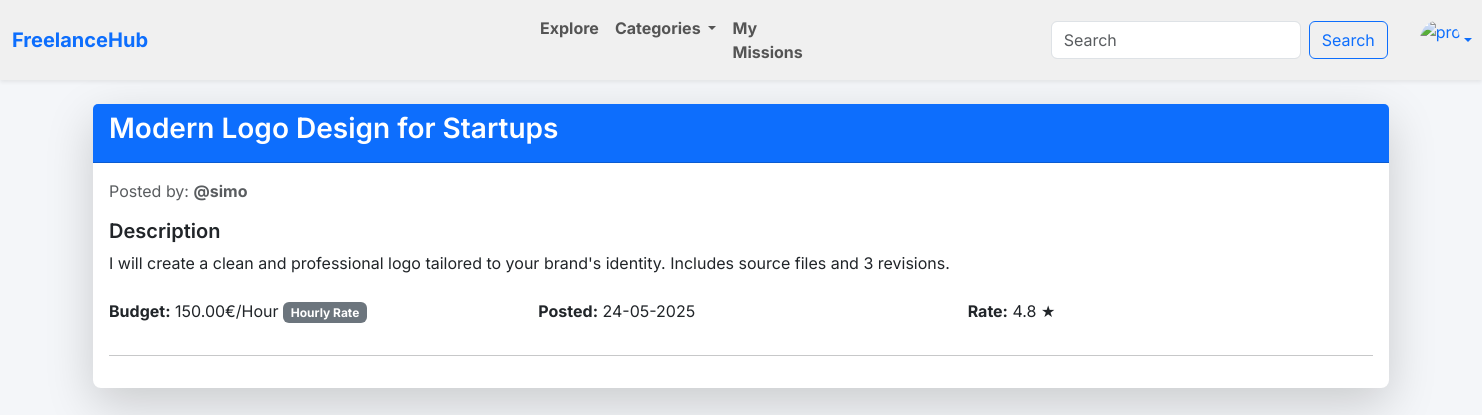
Before: /client/service/3/ (signed in) with the older database file.
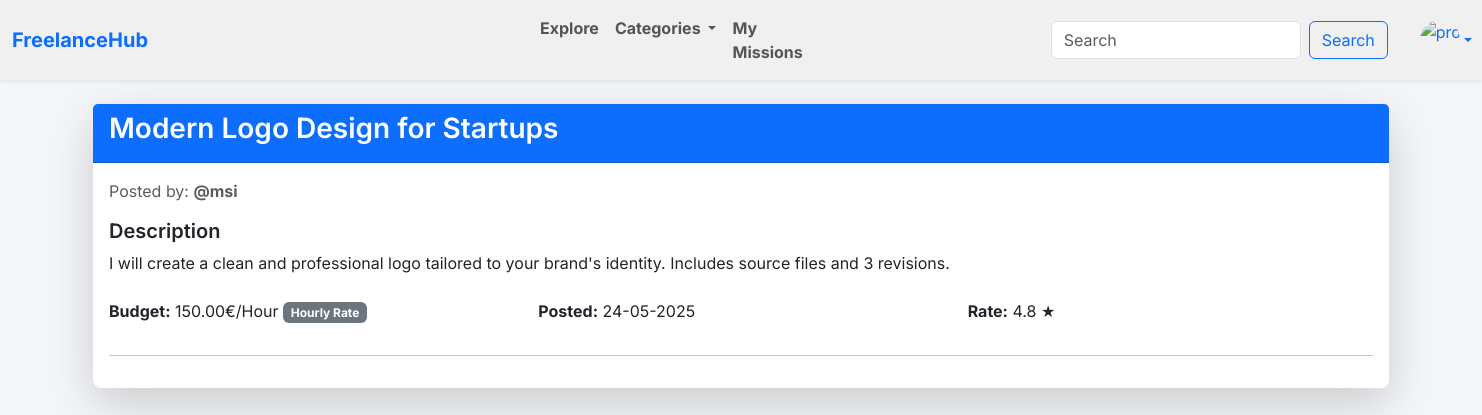
After: the same page with the newer database file.
### freelancer/models.py (models this page shows)
class Service(models.Model):
    user = models.ForeignKey(User, on_delete=models.CASCADE)
    title = models.CharField(max_length=100)
    description = models.TextField(blank=True, default='No Description Available')
    image_url = models.URLField(default="https://placehold.co/600x400")
    image = models.ImageField(upload_to='uploads/services', default='uploads/default.jpg')
    price = models.DecimalField(max_digits=8, decimal_places=2)
    rate = models.DecimalField(max_digits=2, decimal_places=1, default=0)
    created_at = models.DateTimeField(auto_now_add=True)
    updated_at = models.DateTimeField(auto_now=True)

### client/views.py (the view)
# urls.py: path('service/<int:pk>/', views.freelance_detail, name='freelance_detail'),
@login_required
def freelance_detail(request, pk):
    service = get_object_or_404(Service, pk=pk)
    return render(request, 'client/freelancer_detail.html',{'service': service})

### client/templates/client/freelancer_detail.html
{% extends 'main.html' %}
{% load humanize %}
{% block nav %}
    {% include "navbar.html" with logged_in=True search=True %}
{% endblock %}
{% block content %}
    <div class="container py-4">
        <div class="card shadow-lg border-0 mb-4 rounded-3" style="min-width: 350px;">
            <div class="card-header bg-primary text-white">
                <h3>{{ service.title }}</h3>
            </div>
            <div class="card-body">
                <p class="text-muted">Posted by: <strong>@{{ service.user.username }}</strong></p>
                <h5>Description</h5>
                <p>{{ service.description }}</p>
                <div class="row mt-4">
                    <div class="col-md-4">
                        <p><strong>Budget:</strong> {{ service.price }}€/Hour
                            <span class="badge bg-secondary">Hourly Rate</span>
                        </p>
                    </div>
                    <div class="col-md-4">
                        <p><strong>Posted:</strong> {{ service.created_at|date:"d-m-Y" }}</p>
                    </div>
                    <div class="col-md-4">
                        <p><strong>Rate:</strong> {{ service.rate }} ★</p>
                    </div>
                </div>
                <hr>
            </div>
        </div>
    </div>
{% endblock %}

Changed rows visible on the page:
changed Service "Modern Logo Design for Startups": user.username "simo" → "msi"
